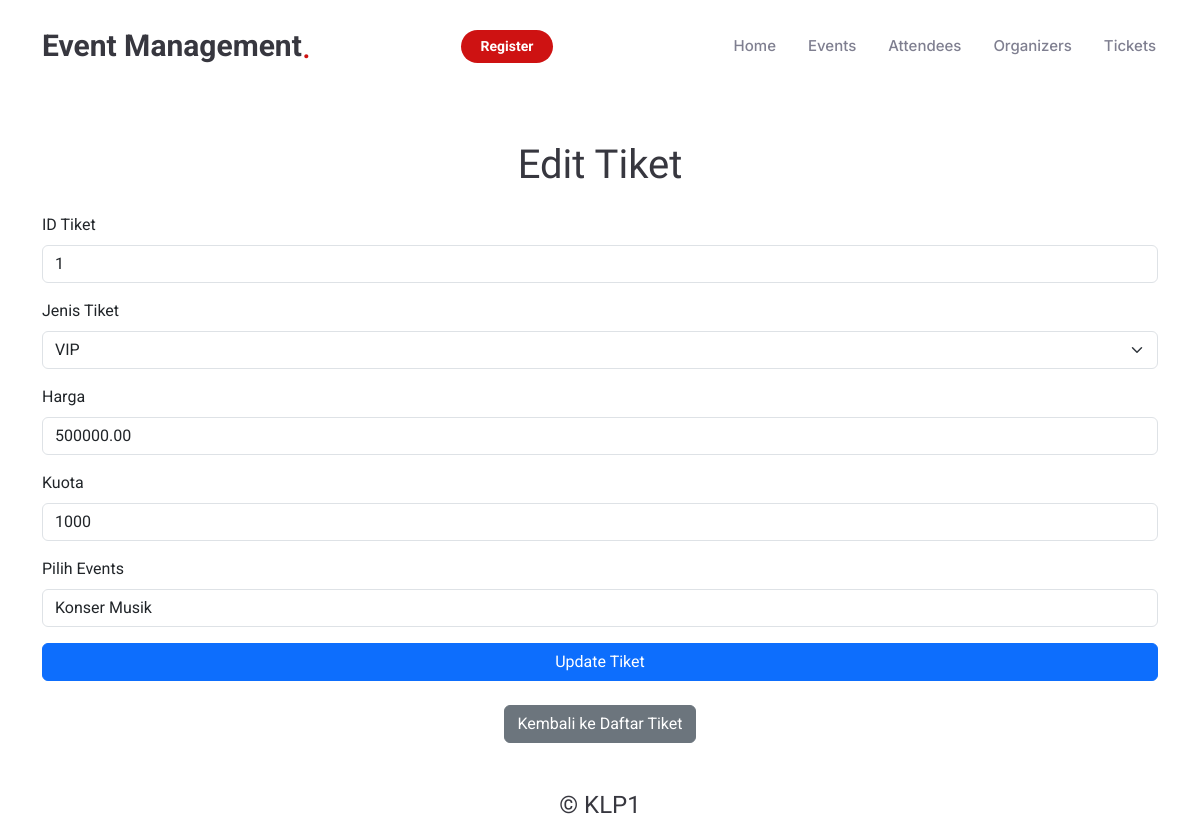
Page /tiket/edit/1 on the committed database.
### tables this page shows
CREATE TABLE `tickets` (
  `id_tiket` int NOT NULL,
  `jenis_tiket` enum('VIP','REGULAR') NOT NULL,
  `harga` decimal(10,2) NOT NULL,
  `kuota` int NOT NULL,
  `id_events` int NOT NULL
);

CREATE TABLE `events` (
  `id_events` int NOT NULL,
  `nama_acara` varchar(50) NOT NULL,
  `deskripsi` varchar(255) NOT NULL,
  `tanggal` date NOT NULL,
  `waktu` time NOT NULL,
  `lokasi` varchar(50) NOT NULL,
  `id_org` int NOT NULL
);

### app/controllers/tiketController.php (called while the page is built, shortened)
<?php
require_once '../app/models/tiketModels.php';
require_once '../app/models/events_model.php';
class TicketController {
    private $ticketModel;
    private $eventModel;
    public function __construct() {
        $this->ticketModel = new TicketModel();
        $this->eventModel = new EventsModel();
    }
    public function edit($id_tiket) {
        $tiket = $this->ticketModel->find($id_tiket);
        $event = $this->eventModel->getAllEvents();
        require_once '../app/views/tiket/edit.php';
    }
}
?>

### public/index.php (called while the page is built, shortened)
<?php
require_once '../routes.php';

### config/database.php (called while the page is built, shortened)
<?php
class Database {
    private $host = 'localhost';
    private $db_name = '2D_klp1';
    private $username = 'root';
    private $password = '';
    public function connect() {
        $this->conn = null;
        try {
            $this->conn = new PDO("mysql:host=" . $this->host . ";dbname=" . $this->db_name, $this->username, $this->password);
            $this->conn->setAttribute(PDO::ATTR_ERRMODE, PDO::ERRMODE_EXCEPTION);
        } catch(PDOException $e) {
            echo "Connection error: " . $e->getMessage();
        }
        return $this->conn;
    }
}
?>

### app/models/tiketModels.php (called while the page is built, shortened)
<?php
require_once '../config/database.php';
class TicketModel {
    private $db;
    public function __construct() {
        $this->db = (new Database())->connect();
    }
    public function find($id_tiket) {
        $query = $this->db->prepare("SELECT * FROM tickets WHERE id_tiket = :id");
        $query->bindParam(':id', $id_tiket, PDO::PARAM_INT);
        $query->execute();
        return $query->fetch(PDO::FETCH_ASSOC);
    }
}
?>

### app/models/events_model.php (called while the page is built, shortened)
<?php
require_once '../config/database.php';
class EventsModel {
    private $db;
    public function __construct() {
        $this->db = (new Database())->connect();
    }
    public function getAllEvents() {
        $query = $this->db->query("SELECT e.id_events, e.nama_acara, e.deskripsi, e.tanggal, e.waktu, e.lokasi, o.nama from events e join organizers o on o.id_org = e.id_org");
        $query->execute();
        return $query->fetchAll(PDO::FETCH_ASSOC);
    }
}

### app/views/tiket/edit.php (the view, shortened to what this page needs)
<!DOCTYPE html>
<html lang="en">
<head>
    <link rel="stylesheet" href="/public/assets/vendor/bootstrap/css/bootstrap.min.css">
    <link href="/public/assets/css/main.css" rel="stylesheet">
    <link href="/public/assets/vendor/bootstrap-icons/bootstrap-icons.css" rel="stylesheet">
    <link href="/public/assets/vendor/aos/aos.css" rel="stylesheet">
    <link href="/public/assets/vendor/glightbox/css/glightbox.min.css" rel="stylesheet">
    <link href="/public/assets/vendor/swiper/swiper-bundle.min.css" rel="stylesheet">
</head>
<body>
    <div class="container my-5">
        <header class="text-center">
            <h1 class="mb-4">Edit Tiket</h1>
        </header>
        <main>
            <?php if (isset($tiket)): ?>
                <form action="/tiket/update/<?php echo $tiket['id_tiket']; ?>" method="POST" class="form-container">
                    <div class="form-group mb-3">
                        <label for="id_tiket" class="form-label">ID Tiket</label>
                        <input type="text" id="id_tiket" name="id_tiket" class="form-control" value="<?php echo $tiket['id_tiket']; ?>" readonly>
                    </div>
                    <div class="form-group mb-3">
                        <label for="jenis_tiket" class="form-label">Jenis Tiket</label>
                        <select id="jenis_tiket" name="jenis_tiket" class="form-select" required>
                            <option value="VIP" <?php echo $tiket['jenis_tiket'] == 'VIP' ? 'selected' : ''; ?>>VIP</option>
                        </select>
                    </div>
                    <div class="form-group mb-3">
                        <label for="harga" class="form-label">Harga</label>
                        <input type="number" id="harga" name="harga" class="form-control" value="<?php echo $tiket['harga']; ?>" step="0.01" required>
                    </div>
                    <div class="form-group mb-3">
                        <label for="kuota" class="form-label">Kuota</label>
                        <input type="number" id="kuota" name="kuota" class="form-control" value="<?php echo $tiket['kuota']; ?>" required>
                    </div>
                    <div class="form-group mb-3">
                    <label for="id_events" class="form-label">Pilih Events</label>
                    <select name="id_events" class="form-control" required>
                        <?php foreach ($event as $index => $ev): ?>
                            <option value="<?= htmlspecialchars($ev['id_events']); ?>" <?= ($ev['id_events'] == $tiket['id_events']) ? 'selected' : ''; ?>>
                                <?= htmlspecialchars($ev['nama_acara']); ?>
                            </option><br></br>
                        <?php endforeach; ?>
                    </select>
                    </div>
                    <div class="d-grid">
                        <button type="submit" class="btn btn-primary">Update Tiket</button>
                    </div>
                </form>
            <?php endif; ?>
        </main>
        <div class="text-center mt-4">
            <a href="/tiket/index" class="btn btn-secondary">Kembali ke Daftar Tiket</a>
        </div>
    </div>
</body>
</html>

### public/assets/css/main.css (style rules this page uses)
:root { --default-font: "Roboto", system-ui, -apple-system, "Segoe UI", Roboto, "Helvetica Neue", Arial, "Noto Sans", "Liberation Sans", sans-serif, "Apple Color Emoji", "Segoe UI Emoji", "Segoe UI Symbol", "Noto Color Emoji"; --heading-font: "Amatic SC", sans-serif; --nav-font: "Inter", sans-serif; }
:root { --background-color: #ffffff; --default-color: #212529; --heading-color: #37373f; --accent-color: #ce1212; --surface-color: #ffffff; --contrast-color: #ffffff; }
:root { --nav-color: #7f7f90; --nav-hover-color: #ce1212; --nav-mobile-background-color: #ffffff; --nav-dropdown-background-color: #ffffff; --nav-dropdown-color: #7f7f90; --nav-dropdown-hover-color: #ce1212; }
:root { scroll-behavior: smooth; }
body { color: var(--default-color); background-color: var(--background-color); font-family: var(--default-font); }
a { color: var(--accent-color); text-decoration: none; transition: 0.3s; }
h1, h2, h3, h4, h5, h6 { color: var(--heading-color); font-family: var(--heading-font); }

### rows in the picture
tickets: id_tiket "1", jenis_tiket "VIP", harga "500000.00", kuota "1000", id_events "Konser Musik"
